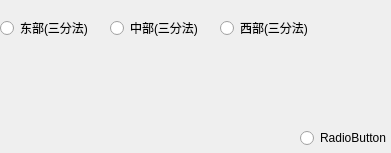
           <widget class="QWidget" name="page_2">
            <property name="geometry">
             <rect>
              <x>0</x>
              <y>0</y>
              <width>391</width>
              <height>153</height>
             </rect>
            </property>
            <attribute name="label">
             <string>按地带三分法</string>
            </attribute>
            <widget class="QRadioButton" name="radioButton_29">
             <property name="geometry">
              <rect>
               <x>0</x>
               <y>20</y>
               <width>89</width>
               <height>16</height>
              </rect>
             </property>
             <property name="text">
              <string>东部(三分法)</string>
             </property>
            </widget>
            <widget class="QRadioButton" name="radioButton_30">
             <property name="geometry">
              <rect>
               <x>110</x>
               <y>20</y>
               <width>89</width>
               <height>16</height>
              </rect>
             </property>
             <property name="text">
              <string>中部(三分法)</string>
             </property>
            </widget>
            <widget class="QRadioButton" name="radioButton_31">
             <property name="geometry">
              <rect>
               <x>220</x>
               <y>20</y>
               <width>89</width>
               <height>16</height>
              </rect>
             </property>
             <property name="text">
              <string>西部(三分法)</string>
             </property>
            </widget>
            <widget class="QRadioButton" name="radioButton_102">
             <property name="geometry">
              <rect>
               <x>300</x>
               <y>130</y>
               <width>89</width>
               <height>16</height>
              </rect>
             </property>
             <property name="text">
              <string>RadioButton</string>
             </property>
            </widget>
           </widget>
